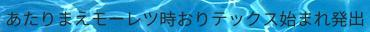
#> input picture data/あたりまえモーレツ時おりテックス始まれ発出_120719.jpg, 370 x 32 px
$ python -i augementers.py   (imports and definitions only)
#> lines starting #> are read from the running program, lines starting #| are printed output that depends on the picture
#!/usr/bin/python
# encoding: utf-8
from PIL import ImageFilter, ImageOps, Image
from skimage.util import random_noise
from skimage.filters import gaussian
import numpy as np
import PIL
import cv2

from augementers.warp_mls import WarpMLS

def toGrey(image):
    image = image.convert('L')
    return image

# [12 lines left out: function invert, not called in this run]
    # [6 lines of commented-out code are left out]

def blur(image):
    image = image.convert('L')
    return image.filter(ImageFilter.GaussianBlur(0.5))


# [98 lines left out: functions distort, stretch, perspective, not called in this run]

>>> from PIL import Image
>>> picture = Image.open('../data/あたりまえモーレツ時おりテックス始まれ発出_120719.jpg')
#> picture is the input picture: PIL image 370x32 RGB; mean R, G, B 38.2, 148, 196.7
>>> result = blur(picture)
#> in blur, `image = image.convert('L')`:
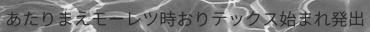
#> image: PIL image 370x32 L; min 21, max 242, mean 120.7
